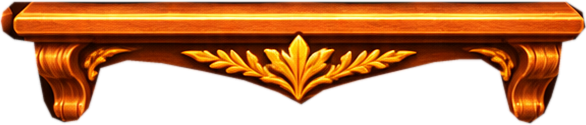
#> input picture design/visual-system/masters/ws16bb/shelf-matched-qa.png, 586 x 125 px
$ python import_ws16bb_matched_shelf.py
#> lines starting #> are read from the running program, lines starting #| are printed output that depends on the picture
#!/usr/bin/env python3
"""Copy the owner-review WS16BB independent shelf PNG into debug assets.
No release source files or UI/book text is changed. Source is hash pinned.
"""
import hashlib
import json
import shutil
from pathlib import Path
from PIL import Image

ROOT = Path(__file__).resolve().parents[2]
SOURCE = ROOT / "design/visual-system/masters/ws16bb/shelf-matched-qa.png"
OUTPUT = ROOT / "app/src/debug/assets/ws16bb"
EXPECTED_SHA = "691496fae9340fa4131d235abd11589cd2e9155384773d0887848bfde11c4c1e"
EXPECTED_SIZE = (586, 125)

def verify():
    raw = SOURCE.read_bytes()
    digest = hashlib.sha256(raw).hexdigest()
    if digest != EXPECTED_SHA:
        raise ValueError("WS16BB shelf source SHA mismatch")
    with Image.open(SOURCE) as im:
#> im is the input picture: PIL image 586x125 RGBA; mean R, G, B, A 124.4, 54.8, 10.1, 152.4
        if im.size != EXPECTED_SIZE or im.mode != "RGBA":
            raise ValueError("WS16BB shelf must be transparent 586x125 RGBA")
        alpha = im.getchannel("A")
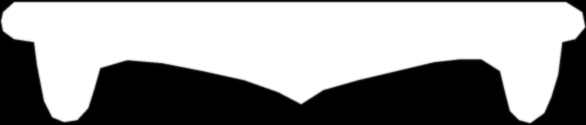
#> alpha: PIL image 586x125 L; min 0, max 255, mean 152.4
        if alpha.getextrema()[0] > 0 or alpha.getextrema()[1] != 255:
            raise ValueError("WS16BB independent shelf lost its transparent contour")
    return {"source_sha256":digest, "width":586, "height":125,
            "qa_only":True, "release_approved":False,
            "on_device_approved":False, "books_or_text_baked_in":False}

def build():
    result = verify()
    OUTPUT.mkdir(parents=True, exist_ok=True)
    shutil.copyfile(SOURCE, OUTPUT / "shelf.png")
    (OUTPUT / "manifest.json").write_text(
        json.dumps(result, indent=2,sort_keys=True) + "\n")
    print("WS16BB matched transparent shelf imported for debug QA only")

if __name__ == "__main__":
    build()
